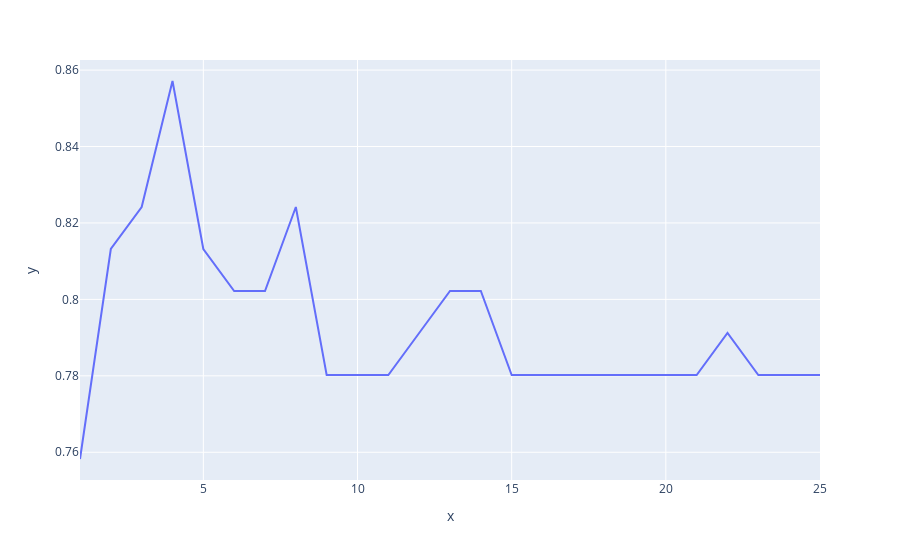

Notebook source saved alongside this figure:
### Code cell
px.line(x=k_range,y=scores_list)

### Figure 1 — Plotly figure (JSON) as saved in the notebook; plotly's stock layout.template omitted (floating-point values rounded to 4 significant figures)
{"data": [{"hovertemplate": "x=%{x}<br>y=%{y}<extra></extra>", "legendgroup": "", "line": {"color": "#636efa", "dash": "solid"}, "mode": "lines", "name": "", "showlegend": false, "type": "scatter", "x": [1, 2, 3, 4, 5, 6, 7, 8, 9, 10, 11, 12, 13, 14, 15, 16, 17, 18, 19, 20, 21, 22, 23, 24, 25], "xaxis": "x", "y": [0.7582, 0.8132, 0.8242, 0.8571, 0.8132, 0.8022, 0.8022, 0.8242, 0.7802, 0.7802, 0.7802, 0.7912, 0.8022, 0.8022, 0.7802, 0.7802, 0.7802, 0.7802, 0.7802, 0.7802, 0.7802, 0.7912, 0.7802, 0.7802, 0.7802], "yaxis": "y"}], "layout": {"legend": {"tracegroupgap": 0}, "margin": {"t": 60}, "xaxis": {"anchor": "y", "domain": [0, 1], "title": {"text": "x"}}, "yaxis": {"anchor": "x", "domain": [0, 1], "title": {"text": "y"}}}}
